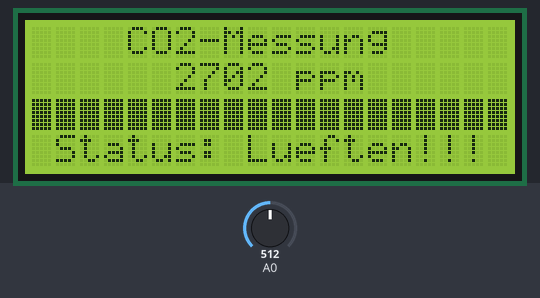
Bench run of a program on a simulated Arduino Uno, built with avr-gcc and run on an emulated ATmega328P. On the bench: 20×4 character LCD. The test bench sets the inputs (shaded band); at power-on: A0 = 512. What the program prints to the serial monitor is not drawn.

Above: at 2.3 s.
3.4 s: A0 set to 19
At 3.96 s:
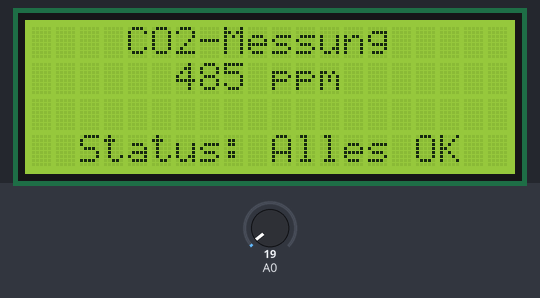
6.4 s: A0 set to 15
At 7.2 s:
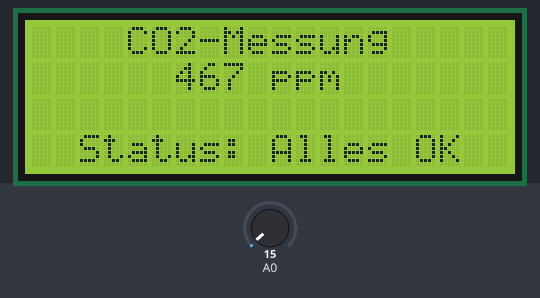
9.4 s: A0 set to 122
At 10.1 s:
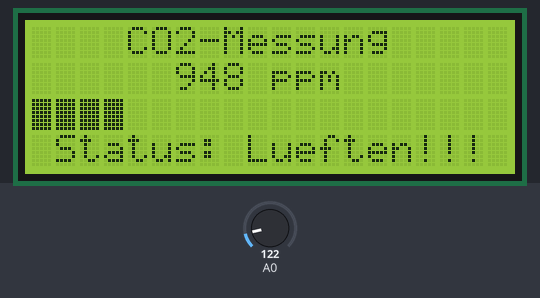
12.4 s: A0 set to 260
At 12.96 s:
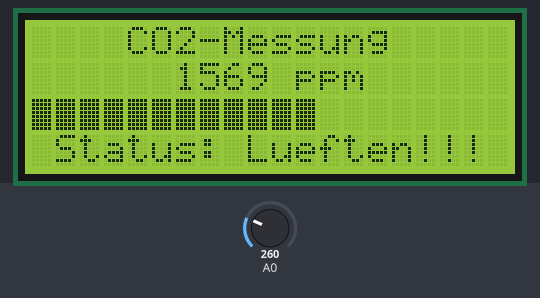
15.4 s: A0 set to 240
At 15.96 s:
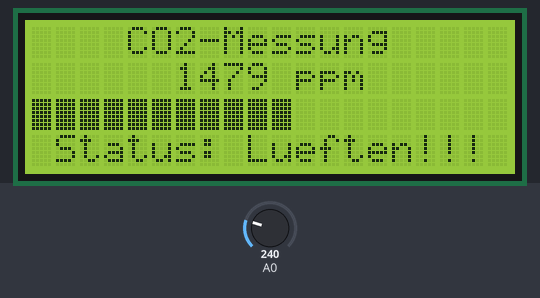
18.4 s: A0 set to 306
At 19.1 s:
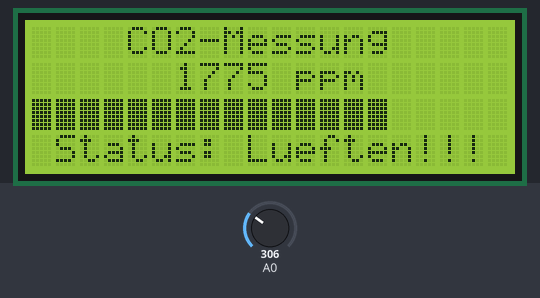

The program:

main.cpp
```cpp
#include <Arduino.h>
#include <Wire.h>
#include <LiquidCrystal_I2C.h>

LiquidCrystal_I2C lcd(0x27, 20,4);

int sensorWert = 0;
int grenzWert = 110;
int ppmWert = 0;

const int MIN_PPM = 400;
const int MAX_PPM = 2000;

unsigned long lastScreenUpdate = 0;
unsigned long lastScreenToggle = 0;
bool blinkState = false;

void drawCenteredText(uint8_t row, const String &text){
  int len = text.length();
  int startCol = (20 - len) / 2;
  if (startCol < 0) startCol = 0;

  lcd.setCursor(0, row);
  lcd.print("                    "); // 20 x Leerzeichen

  lcd.setCursor(startCol, row);
  lcd.print(text);
}

void drawGauge(int ppm){
  int filledBars = map(ppm, MIN_PPM, MAX_PPM, 0, 20);
  if (filledBars < 0) filledBars = 0;
  if (filledBars > 20) filledBars = 20;

  lcd.setCursor(0,2);

  for (int i = 0; i < 20; i++){
    if (i < filledBars){
      bool isBlinkSegment = (ppm >= grenzWert) && (i >= filledBars - 2);
      if (isBlinkSegment && !blinkState) {
        lcd.print(" ");
      } else {
        lcd.write(byte(255)); // Vollblock
      }
    } else {
      lcd.print(" ");
    }

  }

}

void setup() {
  // Gassensor
  Serial.begin(9600);
  pinMode (A0, INPUT);

  // LCD
  lcd.init();
  lcd.backlight();

  lcd.setCursor(0,0);
  lcd.print("C02 Partikel Anzeige");
  lcd.setCursor(0,1);
  lcd.print("starte Sensor...");

  delay(2000);

  lcd.clear();
}

void loop() {
  unsigned long now = millis();

  if (now - lastScreenToggle >= 400) {
    blinkState = !blinkState;
    lastScreenToggle = now;
  }

  if (now - lastScreenUpdate >= 250) {
    lastScreenUpdate = now;

    sensorWert = analogRead(A0);

    ppmWert = map(sensorWert, 0, 1023, 400, 5000);

    // Debug auf Serial
    Serial.print("Raw: ");
    Serial.print(sensorWert);
    Serial.print("  ppm: ");
    Serial.println(ppmWert);

    // Zeile 0: Titel
    drawCenteredText(0, "CO2-Messung");

    // Zeile 1: ppm groß & mittig
    String ppmText = String(ppmWert) + " ppm";
    drawCenteredText(1, ppmText);

    // Zeile 2: Tacho/Balken
    drawGauge(ppmWert);

    // Zeile 3: Status
    lcd.setCursor(0, 3);
    lcd.print("                    "); // Zeile löschen

    lcd.setCursor(0, 3);
    if (sensorWert >= grenzWert) {
      lcd.print(" Status: Lueften!!!  ");
    } else {
      lcd.print("  Status: Alles OK   ");
    }
  }
}
```

Measured:
- after the input at 3.4 s, the display: changes after 0.32 s (image 1)
- after the input at 9.4 s, the display: changes after 0.32 s (image 3)
- after the input at 12.4 s, the display: changes after 0.32 s (image 4)
- after the input at 15.4 s, the display: changes after 0.32 s (image 5)
- after the input at 18.4 s, the display: changes after 0.32 s (image 6)
- what the display in image 0 shows lasts 0.5 s, from 2.2 s to 2.7 s
